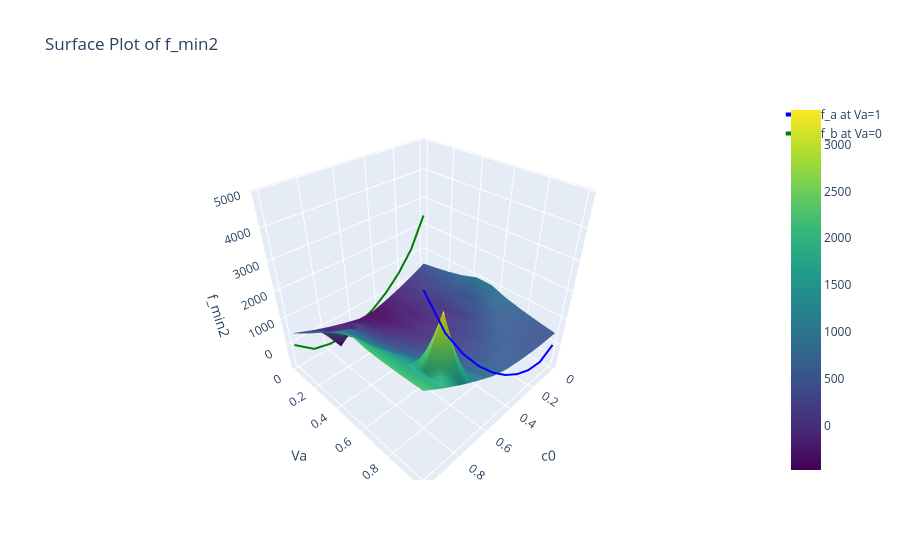

Notebook source saved alongside this figure:
### Code cell
import numpy as np
import plotly.graph_objects as go

x_values = np.linspace(0.001, .999, 10)

# Create a meshgrid for the two arguments
X, Y = np.meshgrid(x_values, x_values)

# Evaluate f_min2 for each pair of (c0, Va)
F_min2 = np.zeros_like(X)
for i in range(X.shape[0]):
    for j in range(X.shape[1]):
        F_min2[i, j] = f_min2(c0=X[i, j], Va=Y[i, j])

# Create a Plotly surface plot
fig = go.Figure(data=[go.Surface(z=F_min2, x=X, y=Y, colorscale='Viridis')])

# Add a line plot for f_a at Va = 1
fa_values_Va_1 = fa(c0a=x_values, c1a=1-x_values, Va=1)
fig.add_trace(go.Scatter3d(
    x=x_values,
    y=[1] * len(x_values),  # Va = 1
    z=fa_values_Va_1,
    mode='lines',
    name='f_a at Va=1',
    line=dict(color='blue', width=4)
))

# Add a line plot for f_b at Va = 0
fb_values_Va_0 = fb(c0b=x_values, c1b=1-x_values, Vb=1)
fig.add_trace(go.Scatter3d(
    x=x_values,
    y=[0] * len(x_values),  # Va = 0
    z=fb_values_Va_0,
    mode='lines',
    name='f_b at Va=0',
    line=dict(color='green', width=4)
))


# Add labels and title
fig.update_layout(
    title="Surface Plot of f_min2",
    scene=dict(
        xaxis_title="c0",
        yaxis_title="Va",
        zaxis_title="f_min2",
    ),
)

# Show the plot
fig.show()
